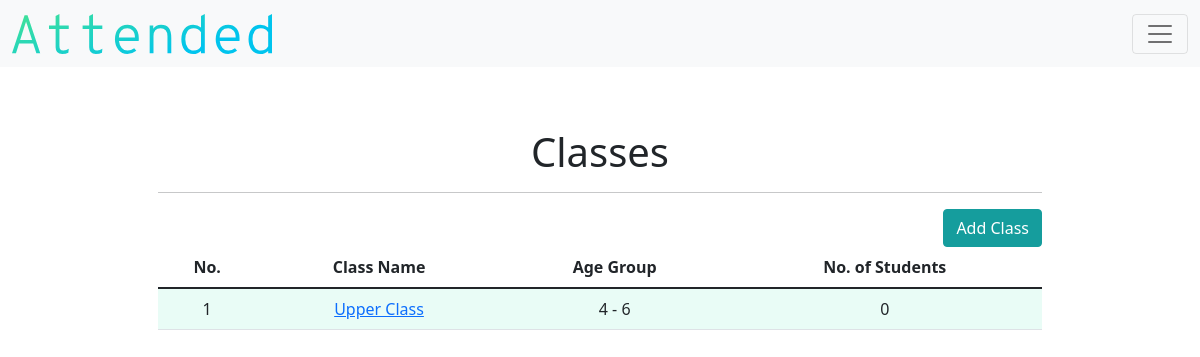
Screenshot of /class (signed in) with the database file from the repository.
### models.py (models this page shows)
class Class(db.Model):
    __tablename__ = "class"
    id = db.Column(db.Integer, primary_key=True)
    teacher_id = db.Column(db.Integer, db.ForeignKey("teacher.id"))
    name = db.Column(db.String(), nullable=False)
    lowest_age = db.Column(db.Integer, nullable=False)
    highest_age = db.Column(db.Integer, nullable=False)
    student_count = db.Column(db.Integer, default=0)
    attendance_count = db.Column(db.Integer, default=0)
    class_attends = db.relationship("Attendance", backref="class_attend")

### application.py (the view)
@app.route("/class")
def classes():
    teacher = current_user.get_id()
    teacher_object = db.session.query(Teacher).filter_by(id=teacher).first()
    if not current_user.is_authenticated:
        return redirect("/login")
    else:
        TABLE_HEADERS=["No.", "Class Name", "Age Group", "No. of Students"]
        teacher = current_user.get_id()
        class_object = Class.query.filter_by(teacher_id = teacher).order_by(Class.id.desc()).all()
        return render_template("class.html", headers=TABLE_HEADERS, classes=class_object, teacher=teacher_object)

### application.py (called while the page is built)
@login.user_loader
def load_user(id):
    return Teacher.query.get(id)

### templates/class.html (shortened to what this page needs)
{% extends "layout.html" %}
{% block main %}
        <h1>Classes</h1>
        <hr>
        <div class="d-grid gap-2 d-md-flex justify-content-md-end">
                <a class="btn btn-secondary" href="/add_class" role="button">Add Class</a>
        </div>
        <div class="table-responsive">
          <table class="table table-hover">
                  <thead>
                      <tr>
                          {% for header in headers %}
                          <th id="header"> {{ header }} </th>
                          {% endfor %}
                      </tr>
                  </thead>
                  <tbody>
                          {% for class in classes %}
                          <tr>
                              <td class="counterCell"></td>
                              <td><a href="/detail_class/{{class.id}}"> {{class.name}} </a></td>
                              <td> {{ class.lowest_age }} - {{ class.highest_age }} </td>
                              <td> {{ class.student_count }} </td>
                          </tr>
                          {% endfor %}
                  </body>
{% endblock %}

### static/css/style.css (style rules this page uses)
.btn-secondary { color:#FFFFFF; background-color:#159d9d; border-color:#159d9d; }
table { counter-reset: tableCount; }
.counterCell:before { content: counter(tableCount); counter-increment: tableCount; }
tr:nth-child(odd) { background-color:#e9fcf6; }
#header { background-color:white; }

### rows the page displays
Class: name "Upper Class", lowest_age "4", highest_age "6", student_count "0"

### other values shown
{{ header }} "No." "Class Name" "Age Group" "No. of Students"
